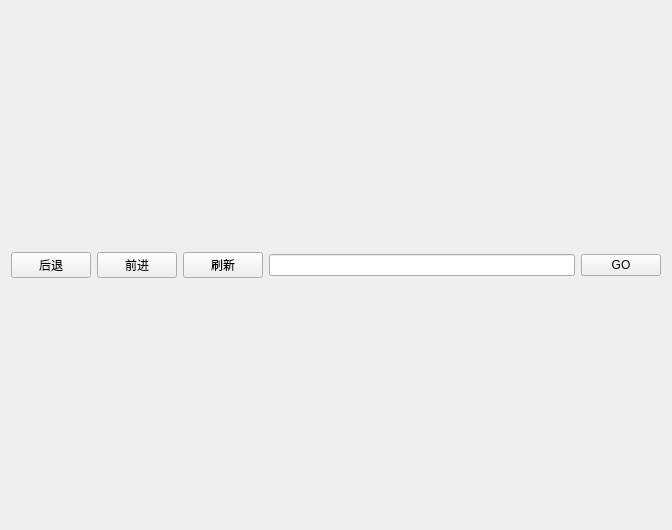
<?xml version="1.0" encoding="UTF-8"?>
<ui version="4.0">
 <class>QtWebTestClass</class>
 <widget class="QWidget" name="QtWebTestClass">
  <property name="geometry">
   <rect>
    <x>0</x>
    <y>0</y>
    <width>672</width>
    <height>530</height>
   </rect>
  </property>
  <property name="windowTitle">
   <string>QtWebTest</string>
  </property>
  <layout class="QVBoxLayout" name="verticalLayout">
   <item>
    <layout class="QHBoxLayout" name="horizontalLayout">
     <item>
      <widget class="QPushButton" name="pushButton_back">
       <property name="text">
        <string>后退</string>
       </property>
      </widget>
     </item>
     <item>
      <widget class="QPushButton" name="pushButton_front">
       <property name="text">
        <string>前进</string>
       </property>
      </widget>
     </item>
     <item>
      <widget class="QPushButton" name="pushButton_refresh">
       <property name="text">
        <string>刷新</string>
       </property>
      </widget>
     </item>
     <item>
      <widget class="QLineEdit" name="lineEdit_url"/>
     </item>
     <item>
      <widget class="QPushButton" name="pushButton_go">
       <property name="text">
        <string>GO</string>
       </property>
      </widget>
     </item>
    </layout>
   </item>
  </layout>
 </widget>
 <layoutdefault spacing="6" margin="11"/>
 <resources>
  <include location="QtWebTest.qrc"/>
 </resources>
 <connections/>
</ui>
